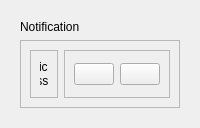
        <widget class="QCustomSlideMenu" name="popupNotificationContainer" native="true">
         <layout class="QVBoxLayout" name="verticalLayout_20">
          <item>
           <widget class="QWidget" name="popupNotificationSubContainer" native="true">
            <property name="maximumSize">
             <size>
              <width>500</width>
              <height>500</height>
             </size>
            </property>
            <layout class="QVBoxLayout" name="verticalLayout_21">
             <item>
              <widget class="QLabel" name="label_14">
               <property name="text">
                <string>Notification</string>
               </property>
              </widget>
             </item>
             <item alignment="Qt::AlignTop">
              <widget class="QFrame" name="frame_9">
               <property name="frameShape">
                <enum>QFrame::StyledPanel</enum>
               </property>
               <property name="frameShadow">
                <enum>QFrame::Raised</enum>
               </property>
               <layout class="QHBoxLayout" name="horizontalLayout_9">
                <item>
                 <widget class="QFrame" name="frame_54">
                  <property name="frameShape">
                   <enum>QFrame::StyledPanel</enum>
                  </property>
                  <property name="frameShadow">
                   <enum>QFrame::Raised</enum>
                  </property>
                  <layout class="QHBoxLayout" name="horizontalLayout_38">
                   <item>
                    <widget class="QLabel" name="tbMessage">
                     <property name="sizePolicy">
                      <sizepolicy hsizetype="Ignored" vsizetype="Preferred">
                       <horstretch>0</horstretch>
                       <verstretch>0</verstretch>
                      </sizepolicy>
                     </property>
                     <property name="text">
                      <string>Notification Message</string>
                     </property>
                     <property name="alignment">
                      <set>Qt::AlignCenter</set>
                     </property>
                     <property name="wordWrap">
                      <bool>true</bool>
                     </property>
                    </widget>
                   </item>
                  </layout>
                 </widget>
                </item>
                <item alignment="Qt::AlignRight">
                 <widget class="QFrame" name="frame_55">
                  <property name="frameShape">
                   <enum>QFrame::StyledPanel</enum>
                  </property>
                  <property name="frameShadow">
                   <enum>QFrame::Raised</enum>
                  </property>
                  <layout class="QHBoxLayout" name="horizontalLayout_41">
                   <item>
                    <widget class="QPushButton" name="update">
                     <property name="text">
                      <string/>
                     </property>
                     <property name="icon">
                      <iconset resource="resources.qrc">
                       <normaloff>:/icons/icons/refresh-cw.svg</normaloff>:/icons/icons/refresh-cw.svg</iconset>
                     </property>
                     <property name="iconSize">
                      <size>
                       <width>24</width>
                       <height>24</height>
                      </size>
                     </property>
                    </widget>
                   </item>
                   <item>
                    <widget class="QPushButton" name="closeNotificationBtn">
                     <property name="toolTip">
                      <string>Close notification</string>
                     </property>
                     <property name="text">
                      <string/>
                     </property>
                     <property name="icon">
                      <iconset resource="resources.qrc">
                       <normaloff>:/icons/icons/x-octagon.svg</normaloff>:/icons/icons/x-octagon.svg</iconset>
                     </property>
                     <property name="iconSize">
                      <size>
                       <width>24</width>
                       <height>24</height>
                      </size>
                     </property>
                    </widget>
                   </item>
                  </layout>
                 </widget>
                </item>
               </layout>
              </widget>
             </item>
            </layout>
           </widget>
          </item>
         </layout>
        </widget>
